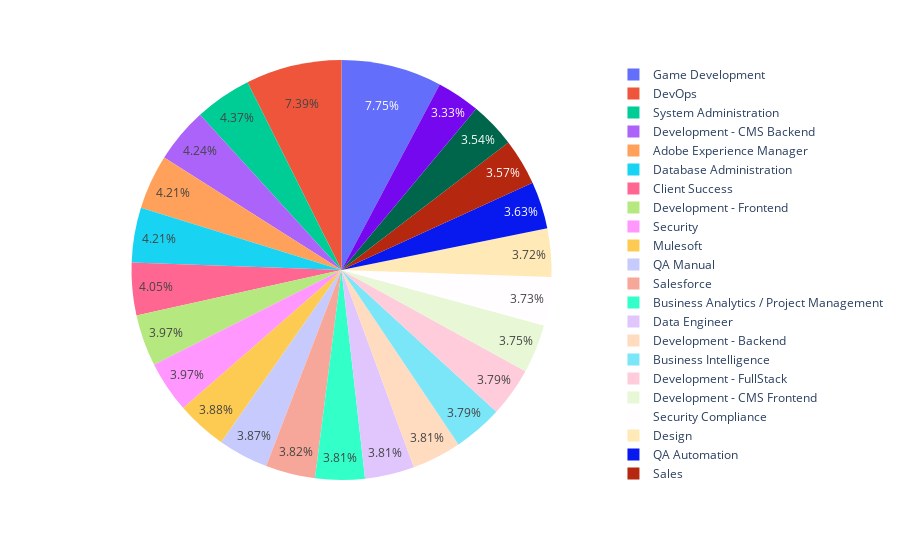

The notebook cell saved with this chart:
### Code cell
# Hires by technology (pie chart)
pt_hires_by_technology = df_approved.pivot_table(index="Technology",aggfunc="count")

hires_by_technology_chart = px.pie(pt_hires_by_technology, \
                                   values="YOE", \
                                   labels={"YOE":"Total of hires"}, \
                                   names=pt_hires_by_technology.index)
hires_by_technology_chart.show()

### Figure 1 — Plotly figure (JSON) as saved in the notebook; plotly's stock layout.template omitted (floating-point values rounded to 4 significant figures)
{"data": [{"domain": {"x": [0, 1], "y": [0, 1]}, "hovertemplate": "Technology=%{label}<br>Total of hires=%{value}<extra></extra>", "labels": ["Adobe Experience Manager", "Business Analytics / Project Management", "Business Intelligence", "Client Success", "Data Engineer", "Database Administration", "Design", "DevOps", "Development - Backend", "Development - CMS Backend", "Development - CMS Frontend", "Development - Frontend", "Development - FullStack", "Game Development", "Mulesoft", "QA Automation", "QA Manual", "Sales", "Salesforce", "Security", "Security Compliance", "Social Media Community Management", "System Administration", "Technical Writing"], "legendgroup": "", "name": "", "showlegend": true, "type": "pie", "values": [282, 255, 254, 271, 255, 282, 249, 495, 255, 284, 251, 266, 254, 519, 260, 243, 259, 239, 256, 266, 250, 237, 293, 223]}], "layout": {"legend": {"tracegroupgap": 0}, "margin": {"t": 60}}}
